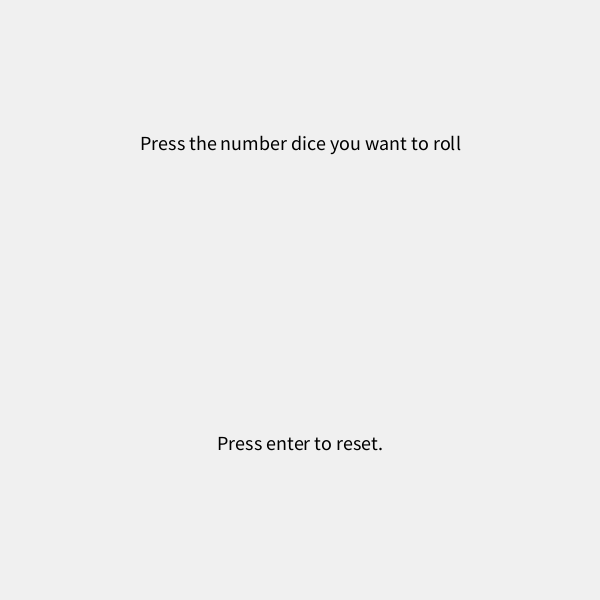
Frame 1 (no input)
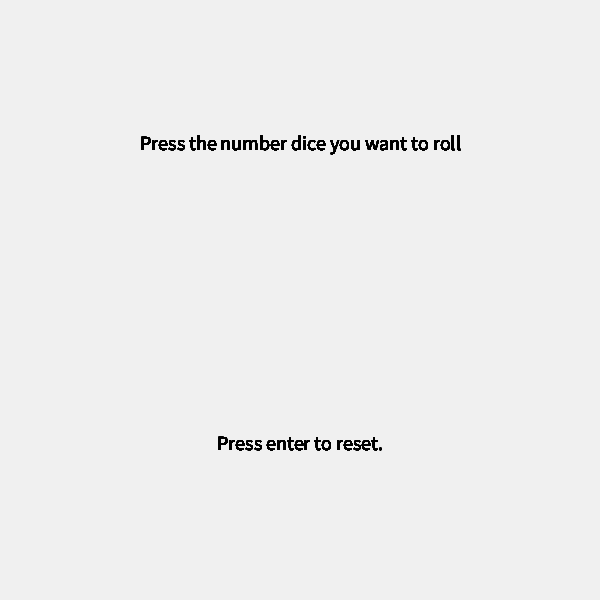
Frame 60 (the mouse pressed at the canvas centre just before this capture)
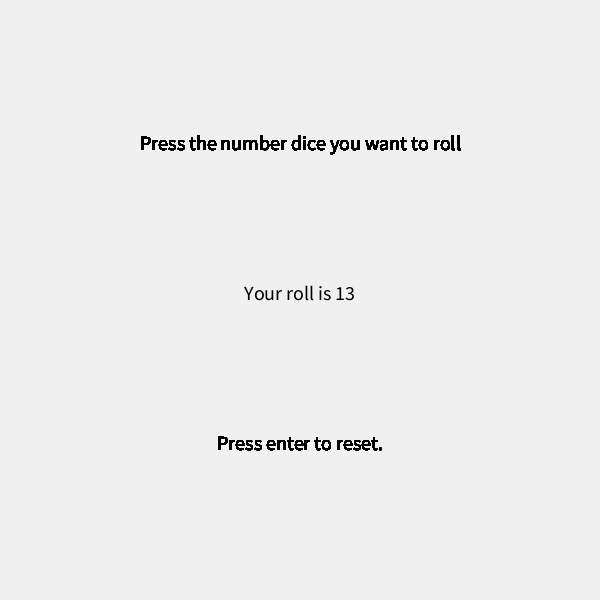
Frame 120 (the mouse held since frame 60 and released just before this capture)

The Processing sketch that drew these frames (run headless with seeded random() and noise(); from frame 60 on, the mouse is pressed at the canvas centre):

// Processing sketch: dice
// ── dice.pde
int roll = 0;
boolean diceWasRolled = false;

void setup(){
  size(600, 600);
  background(240);
  textAlign(CENTER);
  textSize(20);
}

void draw(){
  fill(0);
  text("Press the number dice you want to roll", width/2, height/4);
  
  if (mousePressed && !diceWasRolled) {
    text("Your roll is " + dice(20) , width/2, height/2);
    diceWasRolled = !diceWasRolled;
  }
  text("Press enter to reset.", width/2, (height*3)/4);
}

int dice(int d){
  int number = int(random(1, d + 1));
  return number;
}

void keyPressed(){
  if(keyCode == ENTER){
    diceWasRolled = false;
    background(240);
  }
}
